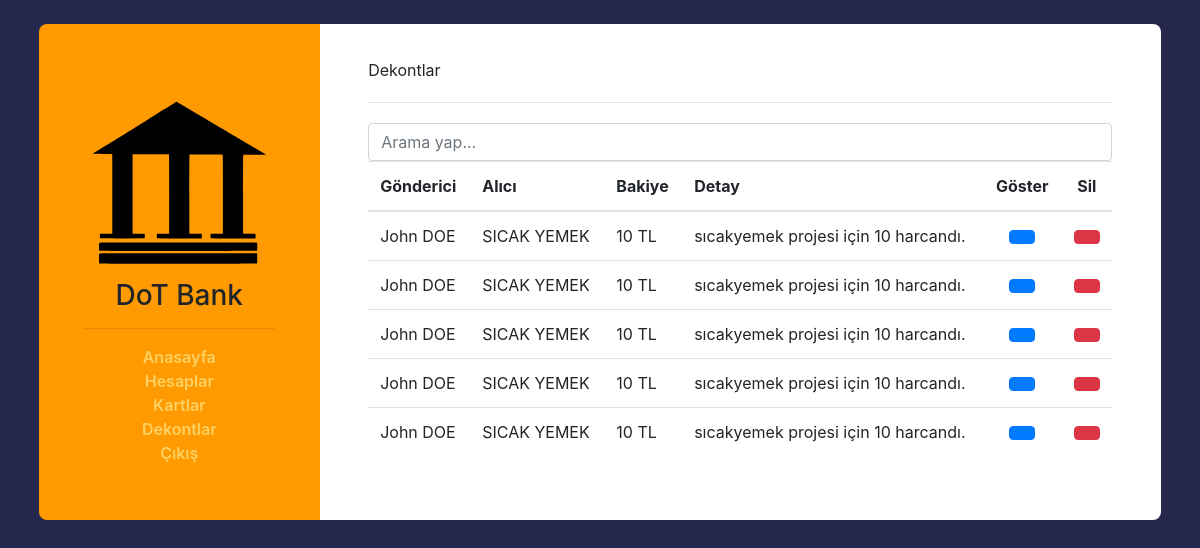
Before: /receipt/ (signed in) with the older database file.
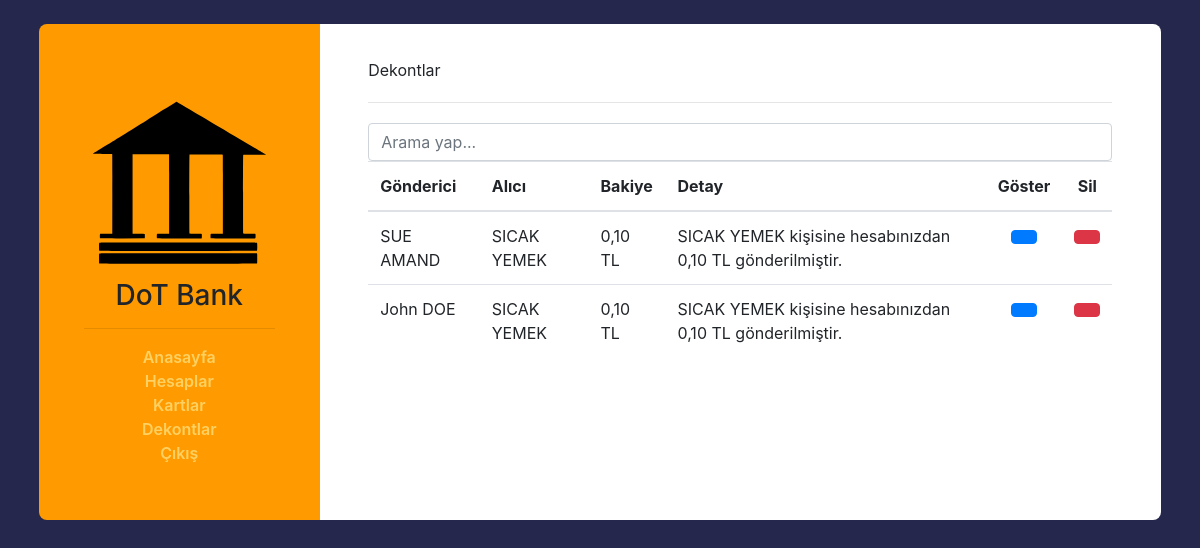
After: the same page with the newer database file.
### model/__init__.py (models this page shows)
class Receipt(db.Model):
    id = db.Column(db.Integer, primary_key=True, unique=True, autoincrement=True)
    senderid = db.Column(db.Integer)
    receiverid = db.Column(db.Integer)
    amount = db.Column(db.Integer)
    detail = db.Column(db.Text)
    processdate = db.Column(db.Text, default=getdate())

class User(db.Model):
    id = db.Column(db.Integer, primary_key=True, unique=True, autoincrement=True)
    name = db.Column(db.Text)
    surname = db.Column(db.Text)
    email = db.Column(db.Text)
    amount = db.Column(db.Integer)
    createddate = db.Column(db.Text, default=getdate())

### controller/homeController.py (the view, shortened to what this page needs)
@home.route("/receipt/", methods=["GET", "POST"])
def receipt():
    if session.get("login", ""):
        return render_template("receipt.html", receipts=receiptEvents.viewall(), user=userEvents.view, amountformat=userEvents.amountformatter)
    else:
        return redirect(url_for(".login"))

### model/receiptEvents.py (called while the page is built)
def viewall(): return Receipt.query.all()

### model/userEvents.py (called while the page is built)
def view(id): return User.query.filter_by(id=id).first()

### templates/receipt.html (shortened to what this page needs)
{% extends "layout.html"%}  {% block body %}
<div class="col-md-12">Dekontlar</div>
<div class="col-md-12">
  <hr style="margin-top: 20px; margin-bottom: 20px" />
</div>
<div class="mst-form col-md-12">
  <input
    class="form-control"
    id="filterinput"
    type="text"
    placeholder="Arama yap..."
  />
  {% if receipts == [] %}
  <div class="alert alert-warning">Kayıt yok</div>
  {% else %}
  <div class="table-responsive table-hover">
    <table class="table">
      <thead>
        <tr>
          <th>Gönderici</th>
          <th>Alıcı</th>
          <th>Bakiye</th>
          <th>Detay</th>
          <th><center>Göster</center></th>
          <th><center>Sil</center></th>
        </tr>
      </thead>
      <tbody id="filtertable">
        {% for receipt in receipts %}
        <tr>
          <td>
            {{ user(receipt.senderid).name + " " +
            user(receipt.senderid).surname }}
          </td>
          <td>
            {{ user(receipt.receiverid).name + " " +
            user(receipt.receiverid).surname }}
          </td>
          <td>{{ receipt.amount }} TL</td>
          <td>{{ receipt.detail }}</td>
          <td>
            <center>
              <a
                href="{{url_for('.receipthtml', id=receipt.id)}}"
                class="btn btn-primary btn-rounded"
                target="_blank"
              >
              </a>
            </center>
          </td>
          <td>
            <center>
              <form action="{{url_for('.receipt')}}" method="POST">
                <button
                  type="submit"
                  name="event"
                  value="deletereceipt"
                  class="btn btn-danger btn-rounded"
                >
                </button>
              </form>
            </center>
          </td>
        </tr>
        {% endfor %}
      </tbody>
    </table>
  </div>
  {% endif %}
</div>
{% endblock %}

### templates/layout.html (shortened to what this page needs)
<!DOCTYPE html>
<html lang="tr"><head>
    <link rel="stylesheet" href="https://maxcdn.bootstrapcdn.com/bootstrap/4.0.0/css/bootstrap.min.css">
  <link rel="stylesheet" href="{{ url_for('static', filename='student.css') }}"/>
    <link rel="stylesheet" href="https://cdnjs.cloudflare.com/ajax/libs/MaterialDesign-Webfont/5.8.55/css/materialdesignicons.min.css" />
</head>
<body>
  <div class="container contact">
	<div class="row">
		<div class="col-md-3">
			<div class="mst-info">
				<img class="img-fluid mx-auto d-block rounded" src="{{ url_for('static', filename='img/') }}bank.svg" alt="image">
				<h3 class="text-center">DoT Bank</h3>
                <hr>
                {% if session.get("login", "") %}
                <ul class="mylist">
                  <li><a href="{{url_for('.home_page')}}">Anasayfa</a></li>
                  <li><a href="{{url_for('.user')}}">Hesaplar</a></li>
                  <li><a href="{{url_for('.card')}}">Kartlar</a></li>
                  <li><a href="{{url_for('.receipt')}}">Dekontlar</a></li>
                  <li><a href="{{ url_for('.logout') }}">Çıkış</a></li>
                </ul>
                {% endif %}
			</div>
		</div>
		<div class="col-md-9">
          {% block body%}
          {%endblock%}
		</div>
	</div>
</div>
</body>
</html>

### static/student.css (style rules this page uses)
body { background-color: #25274d; }
.mylist { flex-direction: column; padding-left: 0; margin-bottom: 10px; list-style-type: none; font-weight: 600; text-align: center; }
a { color: #ffd162; }
.contact { padding: 2%; height: auto; }
.col-md-3 { background: #ff9b00; padding: 4%; border-top-left-radius: 0.5rem; border-bottom-left-radius: 0.5rem; }
.mst-info { margin-top:10%; }
.col-md-9 { background: #fff; padding: 3%; border-top-right-radius: 0.5rem; border-bottom-right-radius: 0.5rem; }

Changed rows visible on the page:
removed Receipt: senderid.surname "John DOE", receiverid.surname "SICAK YEMEK", amount "10", detail "sıcakyemek projesi için 10 harcandı."
removed Receipt: senderid.surname "John DOE", receiverid.surname "SICAK YEMEK", amount "10", detail "sıcakyemek projesi için 10 harcandı."
removed Receipt: senderid.surname "John DOE", receiverid.surname "SICAK YEMEK", amount "10", detail "sıcakyemek projesi için 10 harcandı."
changed Receipt: senderid.surname "John DOE" → "SUE AMAND"; amount "10" → "0,10"; detail "sıcakyemek projesi için 10 harcandı." → "SICAK YEMEK kişisine hesabınızdan 0,10 TL gönderilmiştir."
changed Receipt "John DOE": amount "10" → "0,10"; detail "sıcakyemek projesi için 10 harcandı." → "SICAK YEMEK kişisine hesabınızdan 0,10 TL gönderilmiştir."
